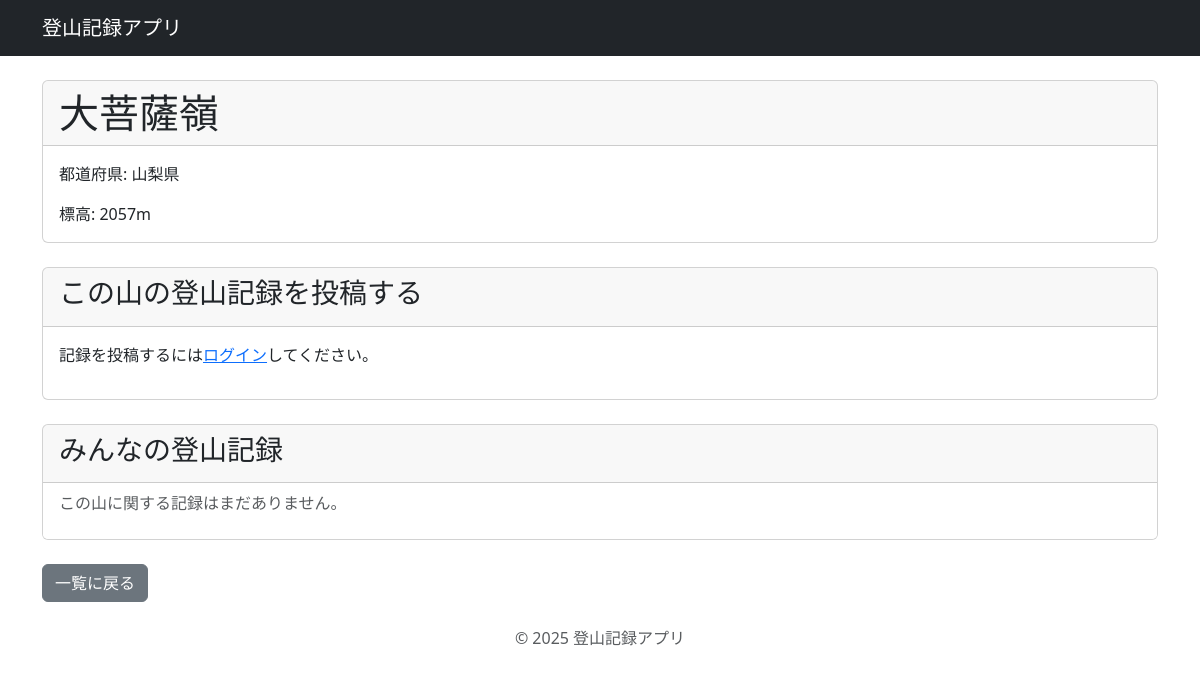
The app's page /mountain/7/ with its own data.
### paplib/models.py (models this page shows, shortened)
class Mountain(models.Model):
    name = models.CharField('山名', max_length=100)
    prefecture = models.CharField('都道府県', max_length=50)
    elevation = models.IntegerField('標高')

### paplib/views.py (the view)
# urls.py: path('mountain/<int:pk>/', views.mountain_detail, name='mountain_detail'),
def mountain_detail(request, pk):
    mountain = Mountain.objects.get(pk=pk)
    if request.method == 'POST':
        form = ClimbRecordForm(request.POST, request.FILES)
        if form.is_valid():
            new_record = form.save(commit=False)
            new_record.user = request.user
            new_record.mountain = mountain
            new_record.save()
            return redirect('mountain_detail', pk=mountain.pk)
    else:
        form = ClimbRecordForm()
    records = ClimbRecord.objects.filter(mountain=mountain).order_by('-climb_date')
    context = {
        'mountain': mountain,
        'records': records,
        'form': form,
    }
    return render(request, 'paplib/mountain_detail.html', context)

### paplib/templates/paplib/mountain_detail.html (shortened to what this page needs)
{% extends 'paplib/base.html' %}
{% load django_bootstrap5 %}
{% block content %}
<div class="card mb-4">
    <div class="card-header">
        <h1 class="mb-0">{{ mountain.name }}</h1>
    </div>
    <div class="card-body">
        <p class="card-text">都道府県: {{ mountain.prefecture }}</p>
        <p class="card-text">標高: {{ mountain.elevation }}m</p>
    </div>
</div>
<div class="card mb-4">
    <div class="card-header">
        <h3>この山の登山記録を投稿する</h3>
    </div>
    <div class="card-body">
        {% if user.is_authenticated %}
            <form method="post" enctype="multipart/form-data">
                {% csrf_token %}
                {% bootstrap_form form %}
                {% bootstrap_button button_type="submit" content="投稿する" %}
            </form>
        {% else %}
            <p>記録を投稿するには<a href="{% url 'login' %}?next={{ request.path }}">ログイン</a>してください。</p>
        {% endif %}
    </div>
</div>
<div class="card">
    <div class="card-header">
        <h3>みんなの登山記録</h3>
    </div>
    <div class="list-group list-group-flush">
        {% for record in records %}
            <div class="list-group-item">
                <div class="d-flex w-100 justify-content-between">
                    <h5 class="mb-1">{{ record.user.username }} さん</h5>
                    <div>
                        <small class="text-muted">{{ record.climb_date }}</small>
                        {% if record.user == request.user %}
                            <a href="{% url 'record_edit' record.pk %}" class="btn btn-sm btn-outline-primary ms-2">編集</a>
                            <a href="{% url 'record_delete' record.pk %}" class="btn btn-sm btn-outline-danger ms-2">削除</a>
                        {% endif %}
                    </div>
                </div>
                <p class="mb-1">{{ record.comment|linebreaksbr }}</p>
                {% if record.image %}
                    <div class="mb-2">
                        <img src="{{ record.image.url }}" class="img-fluid rounded" alt="登山記録の写真" style="max-height: 300px; width: auto;">
                    </div>
                {% endif %}
                <small class="text-muted">
                    登山日: {{ record.climb_date|date:"Y年n月j日" }} |
                    投稿: {{ record.created_at|date:"Y/n/j H:i" }} |
                    編集: {{ record.updated_at|date:"Y/n/j H:i" }}
                </small>
            </div>
        {% empty %}
            <div class="list-group-item">
                <p class="text-muted">この山に関する記録はまだありません。</p>
            </div>
        {% endfor %}
    </div>
</div>
<div class="mt-4">
    <a href="{% url 'mountain_list' %}" class="btn btn-secondary">一覧に戻る</a>
</div>
{% endblock %}

### records on screen
Mountain: name "大菩薩嶺", prefecture "山梨県", elevation "2057"
